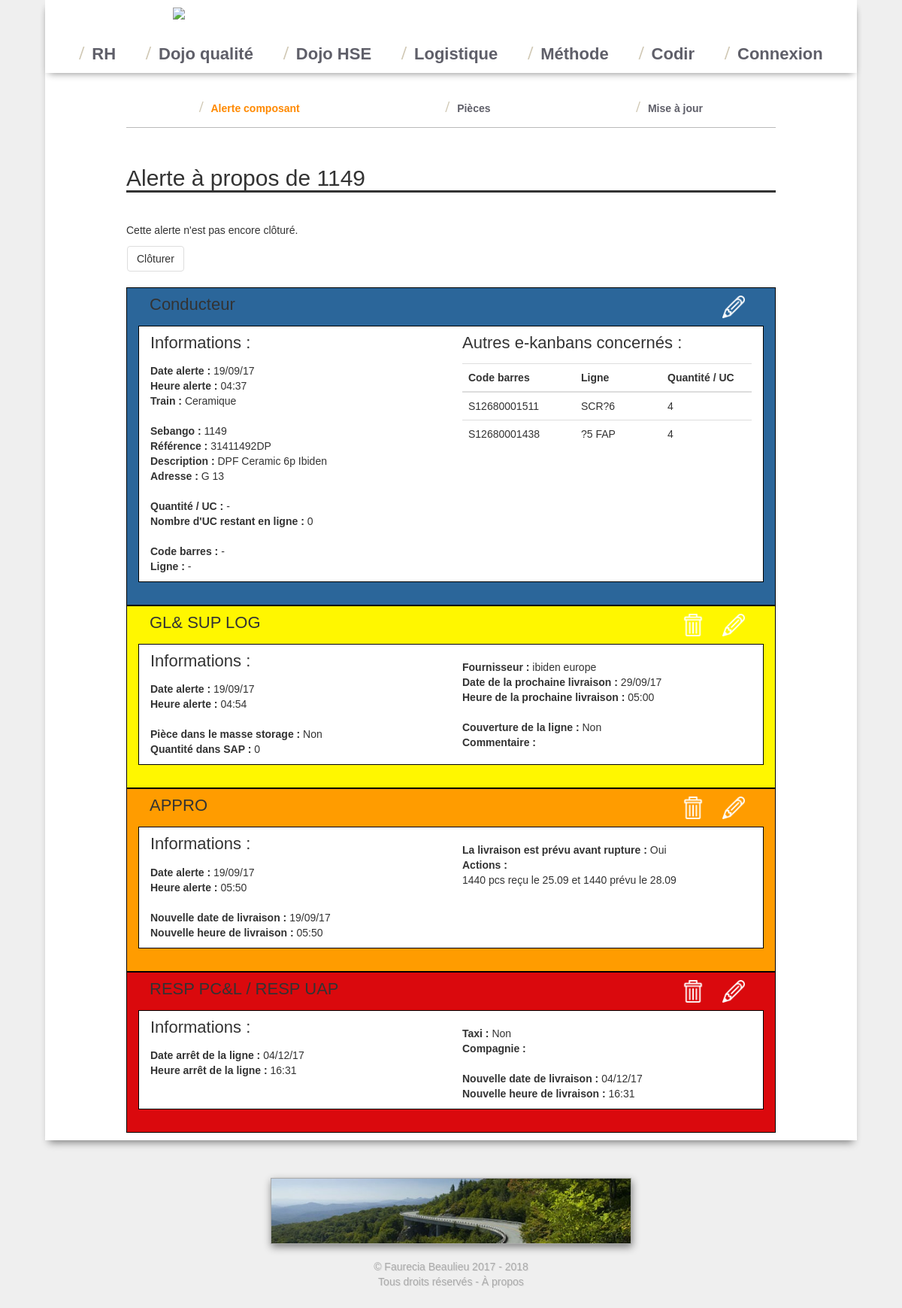
The app's page /logistique/alerte.php?id=77, older data.
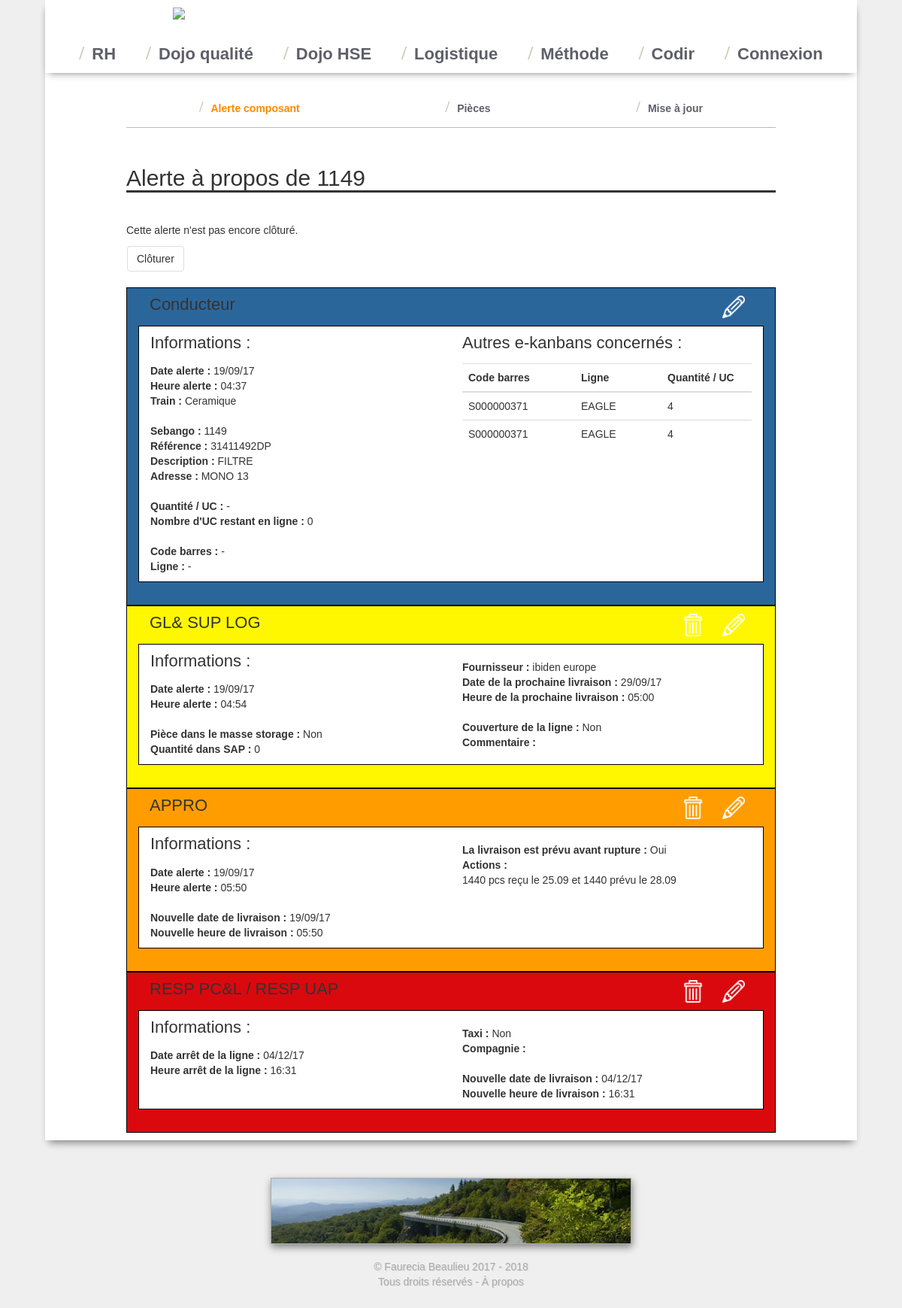
The same page, newer data.
### tables this page shows
CREATE TABLE `logistique_alerte` (
  `id` int(11) NOT NULL,
  `piece` int(11) NOT NULL,
  `e_kanban` int(11) NOT NULL DEFAULT '-1',
  `date` timestamp NOT NULL DEFAULT CURRENT_TIMESTAMP,
  `train` varchar(255) NOT NULL,
  `uc_restant_en_ligne` int(11) NOT NULL,
  `state` tinyint(4) NOT NULL DEFAULT '1'
);

CREATE TABLE `logistique_pieces` (
  `id` int(11) NOT NULL,
  `sebango` varchar(255) NOT NULL,
  `reference` varchar(255) NOT NULL,
  `description` varchar(255) NOT NULL,
  `adresse` varchar(255) NOT NULL
);

CREATE TABLE `logistique_e_kanban` (
  `id` int(11) NOT NULL,
  `code_barres` varchar(255) NOT NULL,
  `piece` int(11) NOT NULL,
  `ligne` varchar(255) NOT NULL,
  `quantite` int(11) NOT NULL
);

### logistique/alerte.php (the view, shortened to what the changed rows need)
<?php
include_once "needed.php";
$Query = $bdd->prepare('SELECT logistique_alerte.id as id_alerte , state, e_kanban, train, uc_restant_en_ligne, logistique_alerte.date , logistique_pieces.*  FROM logistique_alerte LEFT JOIN logistique_pieces on logistique_alerte.piece=logistique_pieces.id WHERE logistique_alerte.id = ?');
$Query->execute(array($_GET['id']));
$Data = $Query->fetch();
$Query_e_kanban = $bdd->prepare('SELECT * FROM logistique_e_kanban WHERE id = ?');
$Query_e_kanban->execute(array($Data['e_kanban']));
if ($Data_e_kanban = $Query_e_kanban->fetch()) {
    $quantite = $Data_e_kanban['quantite'];
    $ligne = $Data_e_kanban['ligne'];
    $code_barres = $Data_e_kanban['code_barres'];
}else{
    $quantite = "-";
    $ligne = "-";
    $code_barres = "-";
}
$state = $Data['state'];
?>
<h2>Alerte à propos de <?php echo $Data['sebango'];?></h2>
    <form class="form-inline" method="post">
        <?php
        if ($state == -1){
            echo '<p>Cette alerte a été supprimé.</p>';
            echo '<button name="supprimer" type="submit" class="btn btn-default">Restaurer</button>';
        }else{
            echo "<p>Cette alerte n'est pas encore clôturé.</p>";
            echo '<button name="supprimer" type="submit" class="btn btn-default">Clôturer</button>';
        }
        ?>
    </form>
    <div style="height: 10px;"></div>
<div style="height: 10px;"></div>
<div class="page conducteur">
    <div class="entete">
    </div>
    <div class="row">
        <div class="col-xs-6">
            <h4>Informations :</h4>
            <p>
                <b>Date alerte : </b><?php echo date('d/m/y',strtotime($Data['date'])); ?><br>
                <b>Heure alerte : </b><?php echo date('H:i',strtotime($Data['date'])); ?><br>
                <b>Train : </b> <?php echo $Data['train'];?><br>
                <br>
                <b>Sebango : </b><?php echo $Data['sebango'] ?><br>
                <b>Référence : </b><?php echo $Data['reference'] ?><br>
                <b>Description : </b><?php echo $Data['description'] ?><br>
                <b>Adresse : </b><?php echo $Data['adresse'] ?><br>
                <br>
                <b>Quantité / UC : </b> <?php echo $quantite ?><br>
                <b>Nombre d'UC restant en ligne : </b> <?php echo $Data['uc_restant_en_ligne'] ?> <br>
                <br>
                <b>Code barres : </b> <?php echo $code_barres; ?> <br>
                <b>Ligne : </b> <?php echo $ligne; ?>
            </p>
        </div>
        <div class="col-xs-6">
            <table class="table"
            <thead class="thead">
            <tr>
                <th style="width: 150px">Code barres</th>
                <th >Ligne</th>
                <th style="width: 120px">Quantité / UC</th>
            </tr>
            <tbody>
            <?php
            $Query = $bdd->prepare('SELECT * FROM logistique_e_kanban WHERE piece = ?');
            $Query->execute(array($Data['id']));
            while ($Data = $Query->fetch()) {
                ?>
                <tr>
                    <td><?php echo $Data['code_barres']; ?></td>
                    <td><?php echo $Data['ligne']; ?></td>
                    <td><?php echo $Data['quantite']; ?></td>
                </tr>
                <?php
            }
            ?>
            </tbody>
            </table>
        </div>
    </div>
</div>
<?php
$Query = $bdd->prepare('SELECT *  FROM logistique_reponse_jaune WHERE alerte = ?');
$Query->execute(array($_GET['id']));
if ($Data = $Query->fetch()){
    ?>
    <div class="page sup_log">
        <div class="entete">
        </div>
        <div class="row">
        </div>
    </div>
    <?php
    $Query = $bdd->prepare('SELECT *  FROM logistique_reponse_orange WHERE alerte = ?');
    $Query->execute(array($_GET['id']));
    if ($Data = $Query->fetch()){
        ?>
        <div class="page appro">
            <div class="entete">
            </div>
            <div class="row">
            </div>
        </div>
        <?php
        $Query = $bdd->prepare('SELECT *  FROM logistique_reponse_rouge WHERE alerte = ?');
        $Query->execute(array($_GET['id']));
        if ($Data = $Query->fetch()){
            ?>
            <div class="page resp_UAP">
                <div class="entete">
                </div>
                <div class="row">
                </div>
            </div>
            <?php
        }else{
            echo '<br><a href="form_reponse_rouge.php?alerte='.$_GET['id'].'">Passer l\'alerte en rouge</a>';
        }
    }else{
        echo '<br><a href="form_reponse_orange.php?alerte='.$_GET['id'].'">Passer l\'alerte en orange</a>';
    }
}else{
    echo '<br><a href="form_reponse_jaune.php?alerte='.$_GET['id'].'">Passer l\'alerte en jaune</a>';
}
?>

Row changes from the older to the newer data that the page shows:
changed through a linked row, logistique_alerte "Ceramique": logistique_pieces.description "DPF Ceramic 6p Ibiden" → "FILTRE"; logistique_pieces.adresse "G 13" → "MONO 13"
changed logistique_e_kanban (number 1 of 2 on the later page): code_barres "S12680001511" → "S000000371"; ligne "SCR?6" → "EAGLE"
changed logistique_e_kanban (number 2 of 2 on the later page): code_barres "S12680001438" → "S000000371"; ligne "?5 FAP" → "EAGLE"
